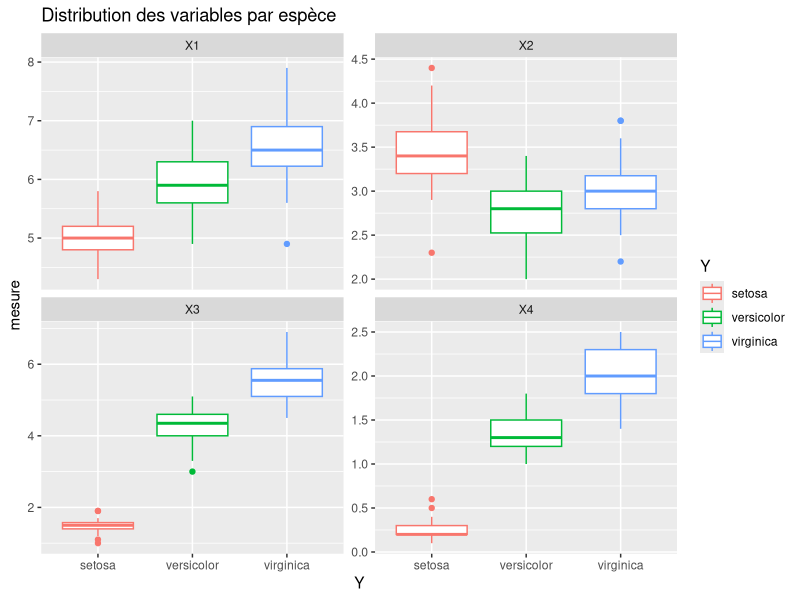
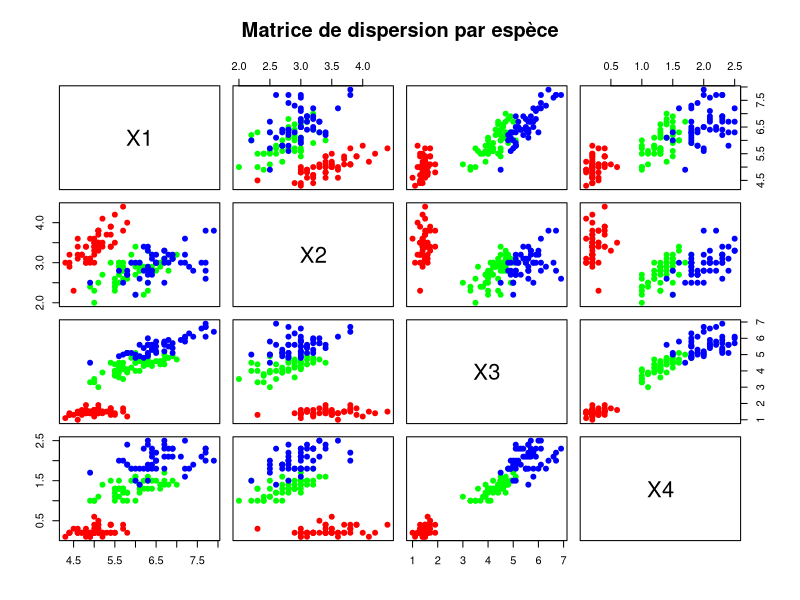
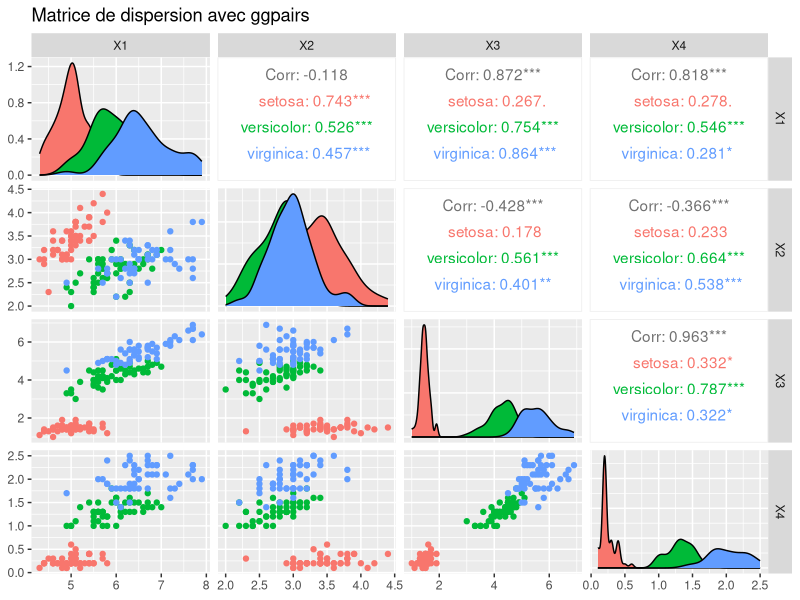
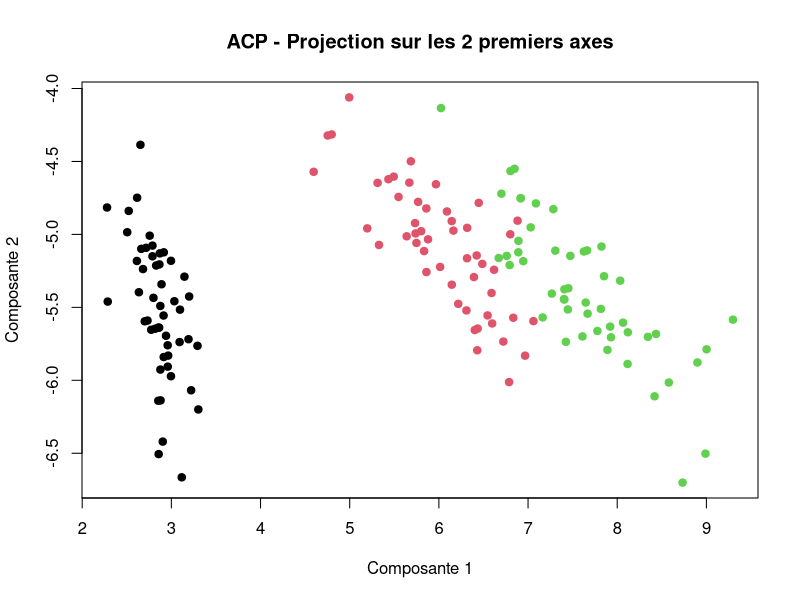
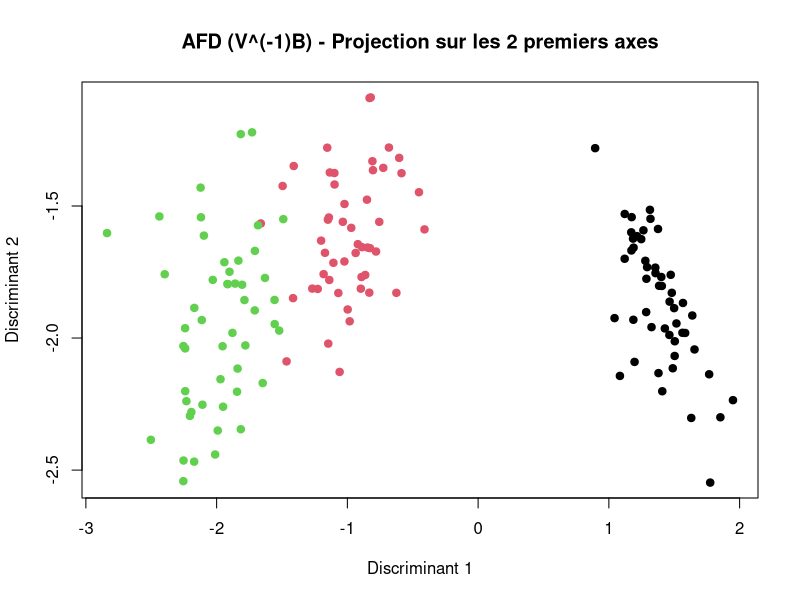
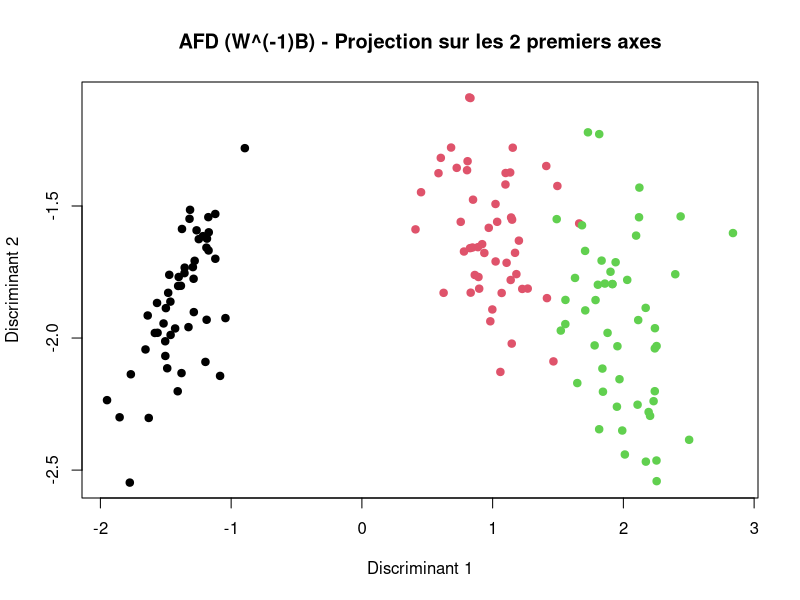

Write the R code that produced these figures, in order.
library(ggplot2)
library(tidyr)
library(dplyr)

# 1

# 1.1

data("iris")

iris <- iris %>%
  rename(
    X1 = Sepal.Length,
    X2 = Sepal.Width,
    X3 = Petal.Length,
    X4 = Petal.Width,
    Y = Species
  )

print(head(iris))

# 1.2

p <- iris %>%
  gather("variable", "mesure", -Y) %>%
  ggplot(aes(x = Y, y = mesure, col = Y)) +
  geom_boxplot() +
  facet_wrap(~variable, scales = "free_y") +
  ggtitle("Distribution des variables par espèce")

print(p)

# 1.3

colors <- c("setosa" = "red", "versicolor" = "green", "virginica" = "blue")
pairs(iris[, 1:4],
  col = colors[iris$Y], pch = 19,
  main = "Matrice de dispersion par espèce"
)

library(GGally)

print(ggpairs(iris,
  columns = 1:4, aes(color = Y),
  title = "Matrice de dispersion avec ggpairs"
))

# 1.4

allanov <- lapply(1:4, FUN = function(i) {
  anova(lm(get(paste0("X", i)) ~ Y, data = iris))
})

allpval <- sapply(allanov, FUN = function(x) x$`Pr(>F)`[1])
cat("\nP-values des ANOVAs:\n")
print(allpval)

allr2 <- sapply(summary(lm(cbind(X1, X2, X3, X4) ~ Y, data = iris)),
  FUN = function(x) x$r.squared
)
cat("\nR2 pour chaque variable:\n")
print(allr2)

best_var <- names(allr2)[which.max(allr2)]
cat("\nVariable la mieux expliquée par Y:", best_var, "(R2=", max(allr2), ")\n")


# 2

# 2.1

v_result <- cov.wt(iris[, 1:4], method = "ML")
v <- v_result$cov
cat("V - Matrice de covariance globale:\n")
print(v)

# Effectifs par groupe
n_i <- table(iris$Y)
n <- nrow(iris)

w_list <- by(iris[, 1:4], iris$Y, function(x) cov.wt(x, method = "ML")$cov)
cat("\nMatrices de covariance intra-groupe:\n")
for (i in seq_along(w_list)) {
  cat("\nW", i, "(", names(w_list)[i], "):\n", sep = "")
  print(w_list[[i]])
}

w <- (n_i[1] * w_list[[1]] + n_i[2] * w_list[[2]] + n_i[3] * w_list[[3]]) / n
cat("\nW - Matrice de covariance intra-groupe (pondérée):\n")
print(w)

# Matrice de covariance inter-groupe B
g <- by(iris[, 1:4], iris$Y, colMeans)
g_matrix <- do.call(rbind, g)
cat("\nCentres des classes (G):\n")
print(g_matrix)

x_bar <- colMeans(iris[, 1:4])
cat("\nMoyenne globale:\n")
print(x_bar)

b <- cov.wt(g_matrix, wt = as.numeric(n_i), method = "ML")$cov
cat("\nB - Matrice de covariance inter-groupe:\n")
print(b)

cat("\nVérification V = W + B:\n")
cat("V:\n")
print(v)
cat("\nW + B:\n")
print(w + b)
cat("\nDifférence max :", max(abs(v - (w + b))), "\n")

# 2.2

acp <- eigen(v)$vectors
c_acp <- as.matrix(iris[, 1:4]) %*% acp[, 1:2]

val_propres_acp <- eigen(v)$values
pct_inertie_acp <- val_propres_acp / sum(val_propres_acp) * 100
cat("Pourcentage d'inertie expliquée par axe:\n")
cat("Axe 1:", pct_inertie_acp[1], "%\n")
cat("Axe 2:", pct_inertie_acp[2], "%\n")
cat("Deux premiers axes:", sum(pct_inertie_acp[1:2]), "%\n")

plot(c_acp,
  col = iris$Y, pch = 19, main = "ACP - Projection sur les 2 premiers axes",
  xlab = "Composante 1", ylab = "Composante 2"
)

v_inv_b <- solve(v) %*% b
afd_vb <- eigen(v_inv_b)

lambda <- Re(afd_vb$values[1:4])
cat("Valeurs propres de V^(-1)B:\n")
print(lambda)

vep_vb <- Re(afd_vb$vectors[, 1:2])

c_vb <- as.matrix(iris[, 1:4]) %*% vep_vb
colnames(c_vb) <- c("d1", "d2")

cat("\nCoordonnées des points projetés (premières lignes):\n")
print(head(c_vb))

plot(c_vb,
  col = iris$Y, pch = 19,
  main = "AFD (V^(-1)B) - Projection sur les 2 premiers axes",
  xlab = "Discriminant 1", ylab = "Discriminant 2"
)

r2_d1 <- summary(lm(c_vb[, 1] ~ iris$Y))$r.squared
cat("\nPart de variance de d1 expliquée par la classe:", r2_d1 * 100, "%\n")

r2_d2 <- summary(lm(c_vb[, 2] ~ iris$Y))$r.squared
cat("Part de variance de d2 expliquée par la classe:", r2_d2 * 100, "%\n")

cat("\n--- AFD avec W^(-1)B ---\n")
w_inv_b <- solve(w) %*% b
afd_wb <- eigen(w_inv_b)

mu <- Re(afd_wb$values[1:4])
cat("Valeurs propres de W^(-1)B (mu):\n")
print(mu)

cat("\nVérification de la relation mu = lambda / (1 - lambda):\n")
mu_calc <- lambda / (1 - lambda)
cat("mu calculé:", mu_calc, "\n")
cat("mu obtenu:", mu[1:4], "\n")
cat("Différence:", max(abs(mu[1:4] - mu_calc)), "\n")

# Vecteurs propres et coordonnées
vep_wb <- Re(afd_wb$vectors[, 1:2])
c_wb <- as.matrix(iris[, 1:4]) %*% vep_wb

plot(c_wb,
  col = iris$Y, pch = 19,
  main = "AFD (W^(-1)B) - Projection sur les 2 premiers axes",
  xlab = "Discriminant 1",
  ylab = "Discriminant 2"
)

# 2.3

w_inv <- solve(w)

centres <- by(iris[, 1:4], iris$Y, colMeans)

coefficients <- matrix(0, nrow = 5, ncol = 3)
rownames(coefficients) <- c("alpha0", "X1", "X2", "X3", "X4")
colnames(coefficients) <- names(centres)

for (i in 1:3) {
  xi <- centres[[i]]
  # alpha_i0
  coefficients[1, i] <- -t(xi) %*% w_inv %*% xi
  # alpha_ij (j = 1..4)
  coefficients[2:5, i] <- 2 * (w_inv %*% xi)
}

cat("Tableau des coefficients de score:\n")
print(coefficients)

x_avec_constante <- cbind(1, as.matrix(iris[, 1:4]))

scores <- x_avec_constante %*% coefficients
colnames(scores) <- names(centres)

cat("\nScores des individus (premières lignes):\n")
print(head(scores))

classement <- apply(scores, 1, which.max)
classement <- factor(classement, levels = 1:3, labels = levels(iris$Y))

cat("\nClassement des individus (premiers):\n")
print(head(classement))

cat("\nTable de confusion:\n")
print(table(Predit = classement, Reel = iris$Y))

taux_bon <- mean(classement == iris$Y)
cat("\nTaux de bon classement:", taux_bon * 100, "%\n")
